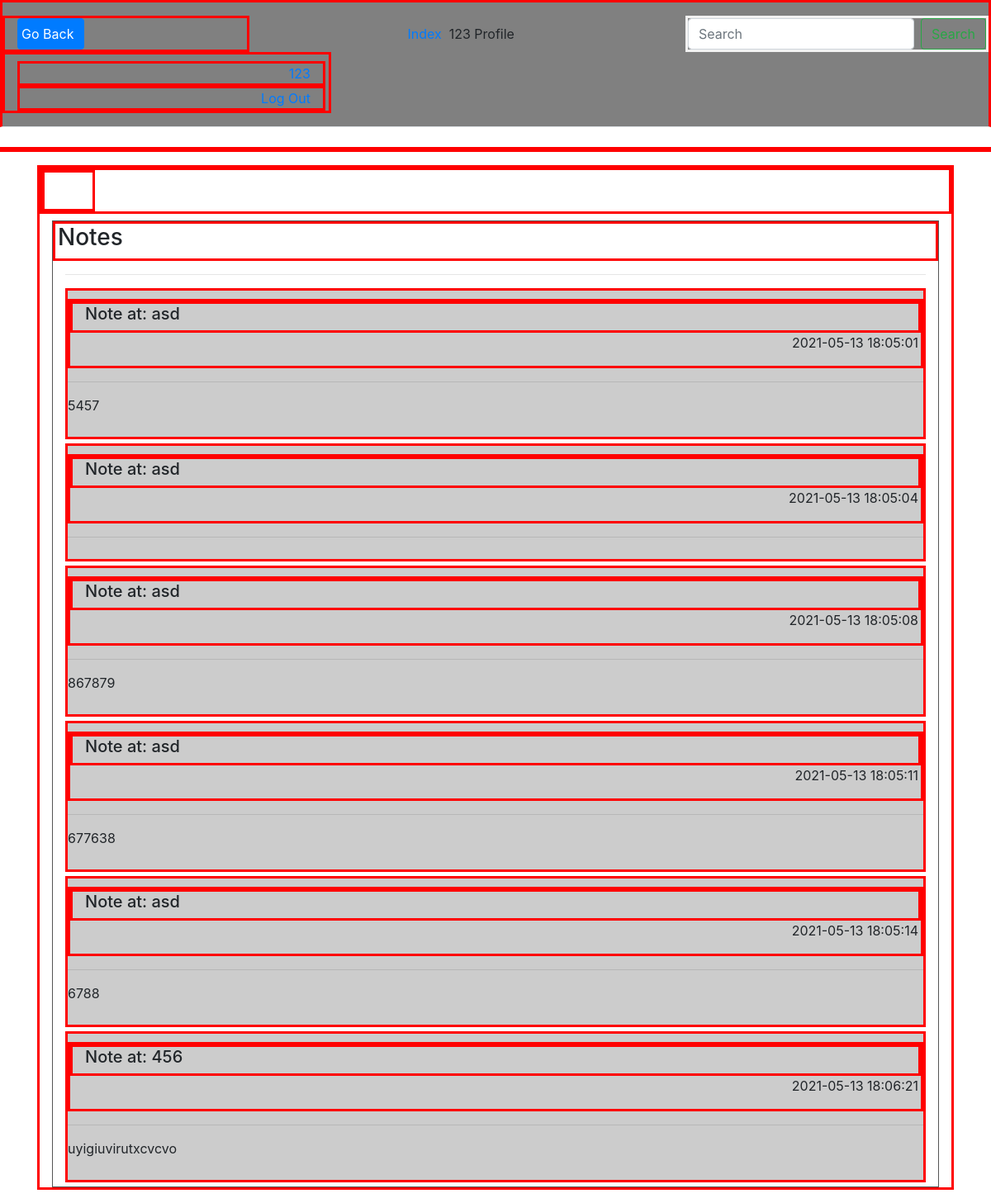
Screenshot of /profile/1 (signed in) with the database file from the repository.
### app.py (models this page shows)
class User(UserMixin, db.Model):
    __tablename__ = 'users'
    id = db.Column(db.Integer, primary_key=True)
    username = db.Column(db.String(80), unique=True, nullable=False)
    password = db.Column(db.String(80), nullable=False)
    email = db.Column(db.String(120), unique=True, nullable=False)
    created_worlds = db.relationship("World", backref='creator')
    created_characters = db.relationship("Characters", backref='creator')
    created_locations = db.relationship("Locations", backref='creator')
    created_notes = db.relationship("Notes", backref='creator')

class Notes(db.Model):
    __tablename__ = 'notes'
    id = db.Column(db.Integer, primary_key=True)
    world_id = db.Column(db.Integer, ForeignKey('worlds.id'), nullable=False)
    creator_id = db.Column(db.Integer, ForeignKey('users.id'), nullable=False)
    text = db.Column(db.String(500), nullable=False)
    creation_date = db.Column(db.DateTime, default=db.func.current_timestamp())
    location_id = db.Column(db.Integer, ForeignKey('locations.id'))
    character_id = db.Column(db.Integer, ForeignKey('characters.id'))

class Locations(db.Model):
    __tablename__ = 'locations'
    id = db.Column(db.Integer, primary_key=True)
    location_name = db.Column(db.String(100))
    world_id = db.Column(db.Integer, ForeignKey('worlds.id'))
    creator_id = db.Column(db.Integer, ForeignKey('users.id'))
    description = db.Column(db.String(500))
    creation_date = db.Column(db.DateTime, default=db.func.current_timestamp())
    notes = db.relationship("Notes", backref='location')

### app.py (the view)
@app.route('/profile/<user_id>', methods=["GET"])
def profile(user_id):
    if not session.get("user_name"):
        flash('You are not logged in.')
        return redirect(url_for('login'))
    if int(session["id"]) is not int(user_id):
        flash('For now, you cannot visit other peoples userpage.')
        return redirect(url_for('index'))
    user = User.query.filter_by(id=user_id).first()
    all_notes = Notes.query.filter_by(creator_id=user.id).all()
    return render_template("profile.html", user=user, notes=all_notes)

### app.py (called while the page is built)
@login.user_loader
def load_user(id):
    return User.query.get(int(id))

### templates/profile.html (shortened to what this page needs)
{% extends "header.html" %}
{% block header %}{{ user.username }} Profile{% endblock %}
{% block body %}
<main role="main" class="container">
    <div class="col" id="profile">
        <div class="row mb-2">
            <div class="header">{{ user.username }}</div>
        </div>
        <div class="col md-8 blog-main" id="notes">
            <div class="row" style="padding-left: 3px;">
                <h3>Notes</h3>
            </div>
            <hr>
            {% if notes %}
                {% for note in notes %}
                    <div class="blog-post" id="note">
                        <div>
                            <div class="col-sm">
                                {% if note.location_id %}
                                    <h5>Note at: {{ note.location.location_name }}</h5>
                                {% elif note.character_id %}
                                     <h5>Note at: {{ note.character.character_name }}</h5>
                                {% endif %}
                            </div>
                            <p class="blog-post-meta" id="creation_date">{{ note.creation_date }}</p>
                        </div>
                        <hr>
                        <p class="blog-post-text">{{ note.text }}</p>
                    </div>
                {% endfor %}
            {% endif %}
    </div>
</main>
{% endblock %}

### templates/header.html (shortened to what this page needs)
<!DOCTYPE html>
<html lang="en">
    <head>
        <link rel="stylesheet" type="text/css" href="{{ url_for('static',filename='styles/stylesheet.css') }}">
        <link rel="stylesheet" href="https://stackpath.bootstrapcdn.com/bootstrap/4.3.1/css/bootstrap.min.css">
    </head>
    <body>
        <div class="d-flex flex-wrap align-items-center justify-content-center justify-content-md-between py-3 mb-4 border-bottom" id="stickyHeader">
            <div class="d-flex align-items-center col-md-3 mb-2 mb-md-0 text-dark text-decoration-none">
                <button class="btn btn-primary" onclick="goBack()" id="back_button">Go Back</button>
            </div>
            <ul class="nav col-12 col-md-auto mb-2 justify-content-center mb-md-0" id="title"><a href="{{ url_for('index') }}">Index</a>&nbsp;&nbsp;{% block header %}{% endblock header %}</ul>
            <form class="form-inline my-2 my-lg-0" method="GET" action="{{ url_for('search') }}">
                <input class="form-control mr-sm-2" type="search" name="search" placeholder="Search" aria-label="Search">
                <button class="btn btn-outline-success my-2 my-sm-0" type="submit">Search</button>
            </form>
            <div class="col-md-4 text-end" id="profile_buttons">
                {% if current_user.is_anonymous %}
                    <a href="/login" class="btn btn-primary">Login</a>
                {% else %}
                    <div class="col-sm"><a href="{{ url_for('profile', user_id=current_user.id) }}">{{ current_user.username }}</a></div>
                {% endif %}
                <div class="col-sm">
                    <a href="/logout">Log Out</a>
                </div>
            </div>
        </div>
        {% with messages = get_flashed_messages() %}
        <div container id="message">
            </div>
        {% endwith %}
        {% block body %} {% endblock body %}
    </body>
</html>

### static/styles/stylesheet.css (style rules this page uses)
.header { padding: 10px 16px; color: white; }
#title { text-align: center; }
form { border: 3px solid #f1f1f1; }
button { background-color: #4CAF50; color: white; padding: 14px 20px; margin: 8px 0; border: none; cursor: pointer; }
.container { padding: 16px; }
.col-md-4 { text-align: center; }
#back_button { text-align: left; padding-left: 4px; }
#notes { border-color: #555555; border-style: solid; border-width: 1px; }
#note { margin-bottom: 5px; margin-top: 5px; }
#creation_date { text-align: right; padding-right: 3px; }
#profile_buttons { text-align: right; padding-right: 4px; }
#note { padding-top: 10px; padding-bottom: 10px; background-color: #cccccc; }
div { border-style: solid; border-color: red; }
.py-3 { background-color: gray; margin-bottom: 0px; margin-top: 0px; }

### rows the page displays
User: username "123"
Notes: location.location_name "asd", creation_date "2021-05-13 18:05:01", text "5457"
Notes: location.location_name "asd", creation_date "2021-05-13 18:05:04"
Notes: location.location_name "asd", creation_date "2021-05-13 18:05:08", text "867879"
Notes: location.location_name "asd", creation_date "2021-05-13 18:05:11", text "677638"
Notes: location.location_name "asd", creation_date "2021-05-13 18:05:14", text "6788"
Notes: location.location_name "456", creation_date "2021-05-13 18:06:21", text "uyigiuvirutxcvcvo"
